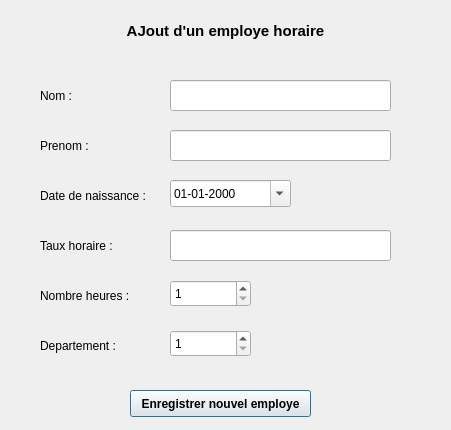
<?xml version="1.0" encoding="UTF-8"?>
<ui version="4.0">
 <class>AjoutHoraireInterfaceClass</class>
 <widget class="QDialog" name="AjoutHoraireInterfaceClass">
  <property name="geometry">
   <rect>
    <x>0</x>
    <y>0</y>
    <width>451</width>
    <height>430</height>
   </rect>
  </property>
  <property name="windowTitle">
   <string>AjoutHoraireInterface</string>
  </property>
  <widget class="QLabel" name="label_titre">
   <property name="geometry">
    <rect>
     <x>90</x>
     <y>10</y>
     <width>271</width>
     <height>41</height>
    </rect>
   </property>
   <property name="font">
    <font>
     <pointsize>11</pointsize>
     <weight>75</weight>
     <bold>true</bold>
    </font>
   </property>
   <property name="text">
    <string>AJout d'un employe horaire</string>
   </property>
   <property name="alignment">
    <set>Qt::AlignCenter</set>
   </property>
  </widget>
  <widget class="QPushButton" name="pushButton_valideHoraire">
   <property name="geometry">
    <rect>
     <x>130</x>
     <y>390</y>
     <width>181</width>
     <height>27</height>
    </rect>
   </property>
   <property name="font">
    <font>
     <weight>75</weight>
     <bold>true</bold>
    </font>
   </property>
   <property name="text">
    <string>Enregistrer nouvel employe</string>
   </property>
  </widget>
  <widget class="QLineEdit" name="lineEdit_tauxHoraire">
   <property name="geometry">
    <rect>
     <x>170</x>
     <y>230</y>
     <width>221</width>
     <height>31</height>
    </rect>
   </property>
  </widget>
  <widget class="QLabel" name="label_departement">
   <property name="geometry">
    <rect>
     <x>40</x>
     <y>330</y>
     <width>111</width>
     <height>31</height>
    </rect>
   </property>
   <property name="text">
    <string>Departement :</string>
   </property>
  </widget>
  <widget class="QLabel" name="label_tauxHoraire">
   <property name="geometry">
    <rect>
     <x>40</x>
     <y>230</y>
     <width>111</width>
     <height>31</height>
    </rect>
   </property>
   <property name="text">
    <string>Taux horaire :</string>
   </property>
  </widget>
  <widget class="QLabel" name="label_prenom">
   <property name="geometry">
    <rect>
     <x>40</x>
     <y>130</y>
     <width>111</width>
     <height>31</height>
    </rect>
   </property>
   <property name="text">
    <string>Prenom :</string>
   </property>
  </widget>
  <widget class="QLabel" name="label_nom">
   <property name="geometry">
    <rect>
     <x>40</x>
     <y>80</y>
     <width>111</width>
     <height>31</height>
    </rect>
   </property>
   <property name="text">
    <string>Nom :</string>
   </property>
  </widget>
  <widget class="QLineEdit" name="lineEdit_nom">
   <property name="geometry">
    <rect>
     <x>170</x>
     <y>80</y>
     <width>221</width>
     <height>31</height>
    </rect>
   </property>
  </widget>
  <widget class="QDateEdit" name="dateEdit">
   <property name="geometry">
    <rect>
     <x>170</x>
     <y>180</y>
     <width>121</width>
     <height>27</height>
    </rect>
   </property>
   <property name="maximumDate">
    <date>
     <year>7937</year>
     <month>12</month>
     <day>31</day>
    </date>
   </property>
   <property name="minimumDate">
    <date>
     <year>1770</year>
     <month>1</month>
     <day>1</day>
    </date>
   </property>
   <property name="displayFormat">
    <string>dd-MM-yyyy</string>
   </property>
   <property name="calendarPopup">
    <bool>true</bool>
   </property>
  </widget>
  <widget class="QLabel" name="label_dateNaissance">
   <property name="geometry">
    <rect>
     <x>40</x>
     <y>180</y>
     <width>111</width>
     <height>31</height>
    </rect>
   </property>
   <property name="text">
    <string>Date de naissance :</string>
   </property>
  </widget>
  <widget class="QLabel" name="label_nombreHeure">
   <property name="geometry">
    <rect>
     <x>40</x>
     <y>280</y>
     <width>111</width>
     <height>31</height>
    </rect>
   </property>
   <property name="text">
    <string>Nombre heures :</string>
   </property>
  </widget>
  <widget class="QSpinBox" name="spinBox_nombreHeure">
   <property name="geometry">
    <rect>
     <x>170</x>
     <y>280</y>
     <width>81</width>
     <height>27</height>
    </rect>
   </property>
   <property name="minimum">
    <number>1</number>
   </property>
   <property name="maximum">
    <number>500</number>
   </property>
  </widget>
  <widget class="QLineEdit" name="lineEdit_prenom">
   <property name="geometry">
    <rect>
     <x>170</x>
     <y>130</y>
     <width>221</width>
     <height>31</height>
    </rect>
   </property>
  </widget>
  <widget class="QSpinBox" name="spinBox_departement">
   <property name="geometry">
    <rect>
     <x>170</x>
     <y>330</y>
     <width>81</width>
     <height>27</height>
    </rect>
   </property>
   <property name="minimum">
    <number>1</number>
   </property>
   <property name="maximum">
    <number>10</number>
   </property>
  </widget>
 </widget>
 <layoutdefault spacing="6" margin="11"/>
 <resources/>
 <connections/>
</ui>
